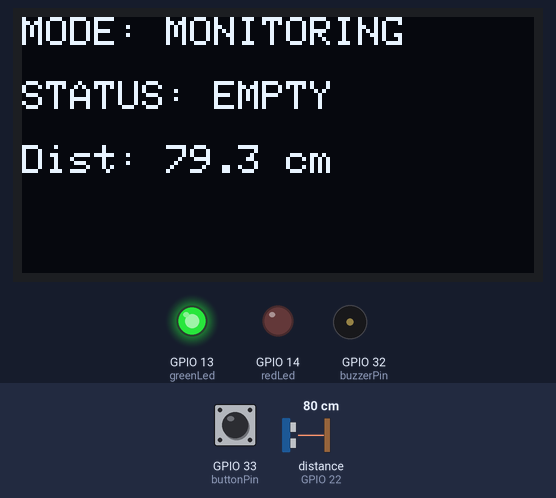
Bench run of a sketch on a simulated ESP32. Parts: 128×64 one-colour display, output pins drawn as LEDs (lit = HIGH), buzzer (waves = sounding). Wiring (inferred from the names in the program): ultrasonic range finder: trigger GPIO 21; echo GPIO 22. The inputs (shaded band) are chosen by the test bench; at power-on: distance to the obstacle (sensor on GPIO 22) 80 cm, GPIO 33 (buttonPin) LOW. The echo pulse lasts 58.3 µs per cm; WiFi joins after 1.5 s; servers stay silent unless stated; uploads are accepted with an empty reply; pins used as bus, display or sensor lines are not drawn; what the sketch prints to the serial monitor is not drawn.

Above: at 3.7 s.
3.8 s: distance to the obstacle (sensor on GPIO 22) set to 5 cm
At 5.0 s:
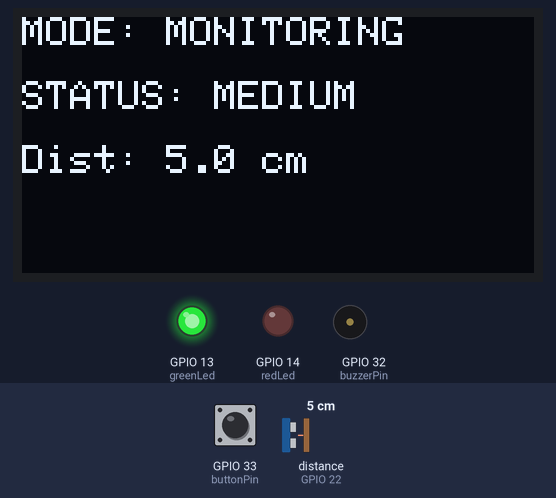
5.3 s: distance to the obstacle (sensor on GPIO 22) set to 2 cm
At 5.82 s:
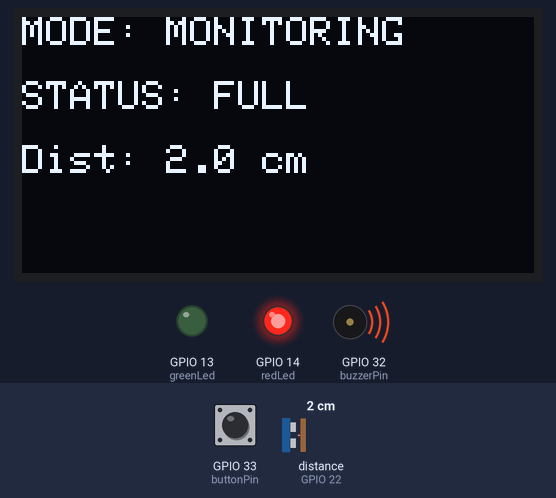
7.8 s: GPIO 33 (buttonPin) pulled HIGH for 1 s
At 8.6 s:
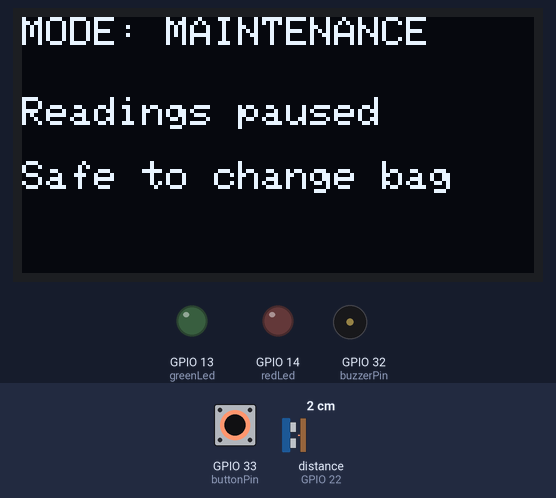
10.3 s: GPIO 33 (buttonPin) pulled HIGH for 1 s
At 11.04 s:
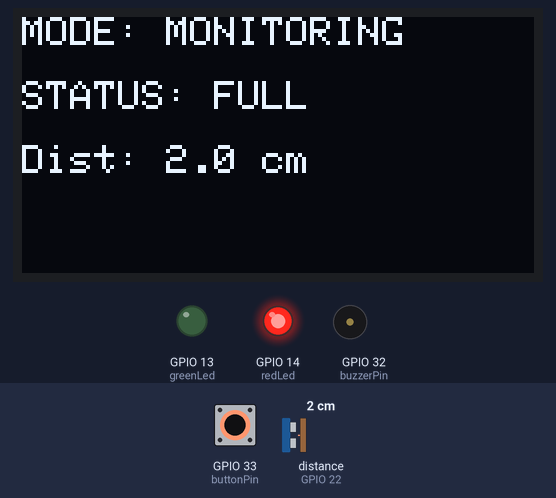
12.8 s: distance to the obstacle (sensor on GPIO 22) set to 35 cm
At 13.5 s:
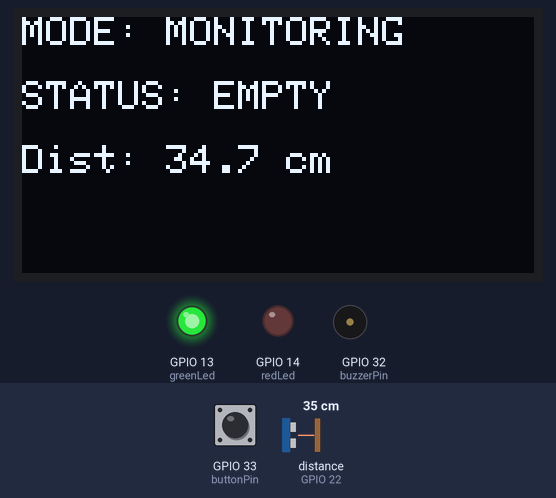
14.3 s: GPIO 33 (buttonPin) pulled HIGH for 3.2 s
At 15.5 s:
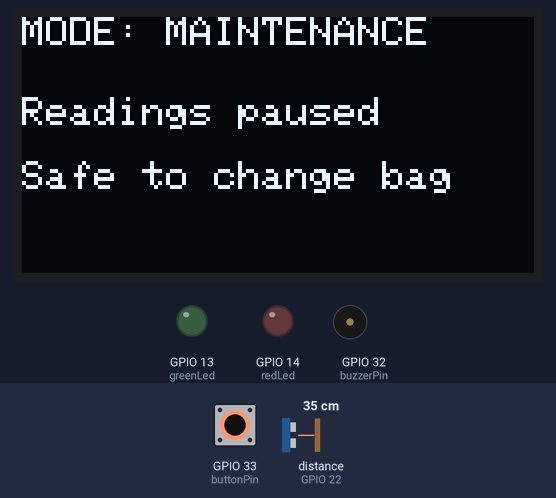
Timing chart, 0 to 17.3 s (numbered marks = the images above; inputs shaded):
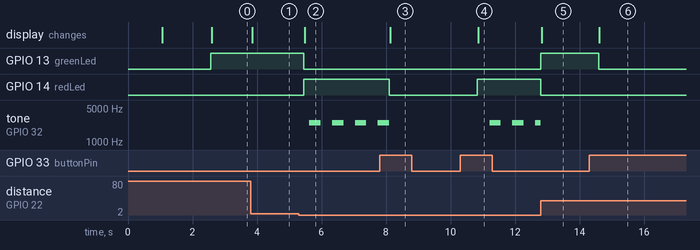

The sketch:

bins.ino
```cpp
#include <WiFi.h>
#include <HTTPClient.h>
#include <Wire.h>
#include <Adafruit_GFX.h>
#include <Adafruit_SSD1306.h>

// OLED CONFIG (TTGO LoRa32 onboard)
#define SCREEN_WIDTH 128
#define SCREEN_HEIGHT 64
#define OLED_RESET 16
#define OLED_SDA 4
#define OLED_SCL 15

Adafruit_SSD1306 display(SCREEN_WIDTH, SCREEN_HEIGHT, &Wire, OLED_RESET);

// WiFi CONFIG
const char *ssid = "****";
const char *password = "****";

// BACKEND CONFIG (NGROK)
const char *apiBaseUrl = "****/api/v1/bin";
const char *binId = "****-****-****-****-*****";

// How often to send telemetry in milliseconds
const unsigned long sendIntervalMs = 5000;
unsigned long lastSent = 0;

// PINS
const int trigPin = 21;
const int echoPin = 22;

const int greenLed = 13;
const int redLed = 14;

const int buzzerPin = 32;

// Button
const int buttonPin = 33;

// MODE STATE
enum BinMode
{
  MODE_MONITORING,
  MODE_MAINTENANCE
};

BinMode currentMode = MODE_MONITORING;

// BUTTON DEBOUNCE (INPUT_PULLDOWN)
int lastButtonReading = LOW;
int stableButtonState = LOW;
unsigned long lastDebounceTime = 0;
const unsigned long debounceDelay = 50;

// DISTANCE / THRESHOLDS
#define SOUND_SPEED 0.034

float distanceCm;
const float FULL_THRESHOLD_CM = 3.0;
const float MEDIUM_THRESHOLD_CM = 20.0;

// ALARM STATE (BEEP–PAUSE PATTERN)
bool alarmOn = false;
bool alarmBeeping = false;
unsigned long nextAlarmToggle = 0;

// ALARM HELPERS
void startAlarm()
{
  if (alarmOn)
    return;
  alarmOn = true;
  alarmBeeping = false;
  nextAlarmToggle = millis();
}

void stopAlarm()
{
  noTone(buzzerPin);
  alarmOn = false;
  alarmBeeping = false;
}

void updateAlarm()
{
  if (!alarmOn)
    return;

  unsigned long now = millis();
  if (now >= nextAlarmToggle)
  {
    if (alarmBeeping)
    {

      // turn OFF sound
      noTone(buzzerPin);
      alarmBeeping = false;
      nextAlarmToggle = now + 250; // 250 ms silence for alarm sounds
    }
    else
    {
      // turn ON sound
      tone(buzzerPin, 2500); // 2.5 kHz frequency for a higher pitch
      alarmBeeping = true;
      nextAlarmToggle = now + 250; // 250 ms beep... next beep
    }
  }
}

// WIFI HELPERS
void ensureWiFiConnected()
{
  if (WiFi.status() == WL_CONNECTED)
    return;

  Serial.println("WiFi dropped, reconnecting...");
  WiFi.begin(ssid, password);

  while (WiFi.status() != WL_CONNECTED)
  {
    delay(500);
    Serial.print(".");
  }
  Serial.println("\nWiFi reconnected!");
}

// TELEMETRY: POST JSON request sent to the springboot application
void sendTelemetry(float currentLevel, const String &status)
{
  ensureWiFiConnected();

  HTTPClient http;
  String url = String(apiBaseUrl) + "/telemetry/" + binId;

  http.begin(url);
  http.addHeader("Content-Type", "application/json");

  float adjustedCurrentLevel = currentLevel - 3;

  String payload = "{";
  payload += "\"currentLevel\":" + String(adjustedCurrentLevel < 0 ? 0 : adjustedCurrentLevel, 1) + ",";
  payload += "\"status\":\"" + status + "\"";
  payload += "}";

  Serial.println("POST " + url);
  Serial.println("Payload: " + payload);

  int httpCode = http.POST(payload);

  if (httpCode > 0)
  {
    Serial.print("HTTP Response code: ");
    Serial.println(httpCode);
    Serial.println("Response: " + http.getString());
  }
  else
  {
    Serial.print("HTTP POST failed: ");
    Serial.println(http.errorToString(httpCode));
  }

  http.end();
}

// OLED HELPERS
void drawMonitoringOLED(const String &status, float dist)
{
  display.clearDisplay();
  display.setTextSize(1);
  display.setTextColor(WHITE);

  display.setCursor(0, 0);
  display.println("MODE: MONITORING");

  display.setCursor(0, 16);
  display.print("STATUS: ");
  display.println(status);

  display.setCursor(0, 32);
  display.print("Dist: ");
  display.print(dist, 1);
  display.println(" cm");

  display.display();
}

void drawNoEchoOLED()
{
  display.clearDisplay();
  display.setTextSize(1);
  display.setTextColor(WHITE);

  display.setCursor(0, 0);
  display.println("MODE: MONITORING");
  display.setCursor(0, 20);
  display.println("No echo detected");

  display.display();
}

void drawMaintenanceOLED()
{
  display.clearDisplay();
  display.setTextSize(1);
  display.setTextColor(WHITE);

  display.setCursor(0, 0);
  display.println("MODE: MAINTENANCE");
  display.setCursor(0, 20);
  display.println("Readings paused");
  display.setCursor(0, 36);
  display.println("Safe to change bag");

  display.display();
}

// BUTTON HANDLER (mode toggle) between MONITORING & MAINTENANCE
void handleButton()
{
  int reading = digitalRead(buttonPin);

  if (reading != lastButtonReading)
  {
    lastDebounceTime = millis();
  }

  if ((millis() - lastDebounceTime) > debounceDelay)
  {
    if (reading != stableButtonState)
    {
      stableButtonState = reading;

      // Rising edge: LOW -> HIGH = button pressed (we need to press & hold the button till toggle)
      if (stableButtonState == HIGH)
      {
        if (currentMode == MODE_MONITORING)
        {
          currentMode = MODE_MAINTENANCE;
          stopAlarm();
          digitalWrite(greenLed, LOW);
          digitalWrite(redLed, LOW);
          Serial.println("Mode: MAINTENANCE (readings paused)");
          drawMaintenanceOLED();
        }
        else
        {
          currentMode = MODE_MONITORING;
          Serial.println("Mode: MONITORING (readings active)");
        }
      }
    }
  }

  lastButtonReading = reading;
}

// SETUP
void setup()
{
  Serial.begin(115200);
  delay(1000);

  // OLED initialization via specific pins
  Wire.begin(OLED_SDA, OLED_SCL);
  if (!display.begin(SSD1306_SWITCHCAPVCC, 0x3C))
  {
    Serial.println("SSD1306 allocation failed");
    while (true)
    {
      delay(100);
    }
  }
  display.clearDisplay();
  display.setTextSize(1);
  display.setTextColor(WHITE);
  display.setCursor(0, 0);
  display.println("Booting...");
  display.display();

  Serial.println("Connecting to WiFi...");
  WiFi.begin(ssid, password);

  while (WiFi.status() != WL_CONNECTED)
  {
    delay(500);
    Serial.print(".");
  }

  Serial.println("\nWiFi connected!");
  Serial.print("IP address: ");
  Serial.println(WiFi.localIP());

  pinMode(trigPin, OUTPUT);
  pinMode(echoPin, INPUT);

  pinMode(greenLed, OUTPUT);
  pinMode(redLed, OUTPUT);

  pinMode(buzzerPin, OUTPUT);

  pinMode(buttonPin, INPUT_PULLDOWN);

  stopAlarm(); // make sure buzzer is off
}

// MAIN LOOP
void loop()
{
  ensureWiFiConnected();
  handleButton();
  updateAlarm(); // runs alarm beep pause pattern if active

  // If in maintenance mode: skip readings & telemetry
  if (currentMode == MODE_MAINTENANCE)
  {
    stopAlarm();
    digitalWrite(greenLed, LOW);
    digitalWrite(redLed, LOW);

    Serial.println("MAINTENANCE MODE - readings paused");
    // OLED already shows maintenance when toggled
    delay(300);
    return;
  }

  // MONITORING MODE

  // Trigger ultrasonic pulse
  digitalWrite(trigPin, LOW);
  delayMicroseconds(2);
  digitalWrite(trigPin, HIGH);
  delayMicroseconds(10);
  digitalWrite(trigPin, LOW);

  // Measure echo (timeout 30 ms)
  unsigned long duration = pulseIn(echoPin, HIGH, 30000);
  if (duration == 0)
  {
    Serial.println("No echo detected");
    digitalWrite(greenLed, LOW);
    digitalWrite(redLed, LOW);
    stopAlarm();
    drawNoEchoOLED();
    delay(300);
    return;
  }

  // Compute distance in cm -> range = [2, 400] with an accuracy of 0.3cm
  distanceCm = duration * SOUND_SPEED / 2.0;
  Serial.print("Distance (cm): ");
  Serial.println(distanceCm);

  String status;
  float currentLevel = distanceCm;

  // STATUSES
  // FULL
  if (distanceCm <= FULL_THRESHOLD_CM)
  {
    status = "FULL";
    Serial.println("Status: FULL");

    digitalWrite(greenLed, LOW);
    digitalWrite(redLed, HIGH);
    startAlarm(); // start beeping alarm (only first time)
  }

  // MEDIUM
  else if (distanceCm <= MEDIUM_THRESHOLD_CM)
  {
    status = "MEDIUM";
    Serial.println("Status: MEDIUM");

    digitalWrite(greenLed, HIGH);
    digitalWrite(redLed, LOW);
    stopAlarm();
  }

  // EMPTY
  else
  {
    status = "EMPTY";
    Serial.println("Status: EMPTY");

    digitalWrite(greenLed, HIGH);
    digitalWrite(redLed, LOW);
    stopAlarm();
  }

  // Update OLED
  drawMonitoringOLED(status, distanceCm);

  // Send telemetry every sendIntervalMs
  unsigned long now = millis();
  if (now - lastSent >= sendIntervalMs)
  {
    sendTelemetry(currentLevel, status);
    lastSent = now;
  }

  Serial.println("---------------------");
  delay(150);
}
```

Measured:
- the behaviour switches between 4 and 3 cm on distance to the obstacle (sensor on GPIO 22) (found by bisection; images 1 and 2)
- after the input at 3.8 s, the display: changes after 0.05 s (image 1)
- after the input at 5.3 s, GPIO 13 (greenLed): HIGH → LOW after 0.15 s; GPIO 14 (redLed): LOW → HIGH after 0.15 s; tone on GPIO 32 (buzzerPin): alternates 2500 Hz for 0.35 s and silent for 0.35 s, starting after 0.32 s; the display: changes after 0.17 s (image 2)
- after the input at 7.8 s, GPIO 14 (redLed): HIGH → LOW after 0.30 s; tone on GPIO 32 (buzzerPin): goes on until 8.1 s, then stays silent; the display: changes after 0.33 s (image 3)
- after the input at 10.3 s, GPIO 14 (redLed): LOW → HIGH after 0.53 s; tone on GPIO 32 (buzzerPin): alternates 2500 Hz for 0.35 s and silent for 0.35 s, starting after 0.91 s; the display: changes after 0.56 s (image 4)
- after the input at 12.8 s, GPIO 13 (greenLed): LOW → HIGH at once; GPIO 14 (redLed): HIGH → LOW at once; the display: changes at once (image 5)
- after the input at 14.3 s, GPIO 13 (greenLed): HIGH → LOW after 0.29 s; the display: changes after 0.31 s (image 6)
